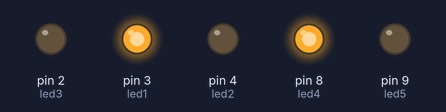
Recording of a sketch running on a simulated Arduino Uno, built with avr-gcc and run on an emulated ATmega328P. Parts: output pins drawn as LEDs (lit = HIGH).

Above: at 0.5 s.
At 2.5 s:
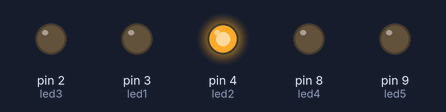
At 4.5 s:
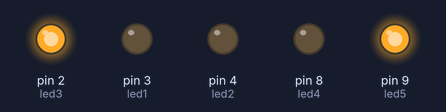
At 5.5 s:
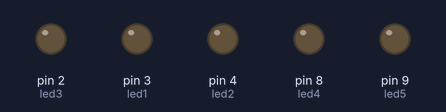
Timing chart, 0 to 7.8 s (numbered marks = the images above):
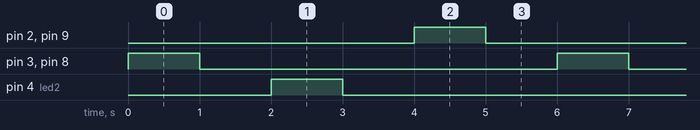

The sketch:

CodigoCircuito.ino.ino
```cpp
// C++ code
//
#define led1 3
#define led2 4
#define led3 2
#define led4 8
#define led5 9
void setup(){
  pinMode( led1, OUTPUT );
  pinMode( led2, OUTPUT );
  pinMode( led3, OUTPUT );
  pinMode( led4, OUTPUT );
  pinMode( led5, OUTPUT );
}

void loop()
{
  digitalWrite(led1, HIGH);
  digitalWrite(led4, HIGH);
  delay(1000); // Wait for 1000 millisecond(s)
  digitalWrite(led1, LOW);
  digitalWrite(led4, LOW);
  delay(1000); // Wait for 1000 millisecond(s)


  digitalWrite(led2, HIGH);
  delay(1000); // Wait for 1000 millisecond(s)
  digitalWrite(led2, LOW);
  delay(1000); // Wait for 1000 millisecond(s)
  digitalWrite(led3, HIGH);
  digitalWrite(led5, HIGH);
  delay(1000); // Wait for 1000 millisecond(s)
  digitalWrite(led3, LOW);
  digitalWrite(led5, LOW);
  delay(1000); // Wait for 1000 millisecond(s)


}
```

Measured:
- by itself, pin 2 (led3), pin 3 (led1), pin 4 (led2), pin 8 (led4), pin 9 (led5): alternates HIGH for 1.0 s and LOW for 5.0 s
- by itself, everything shown: repeats every 6.0 s, in 6 steps
